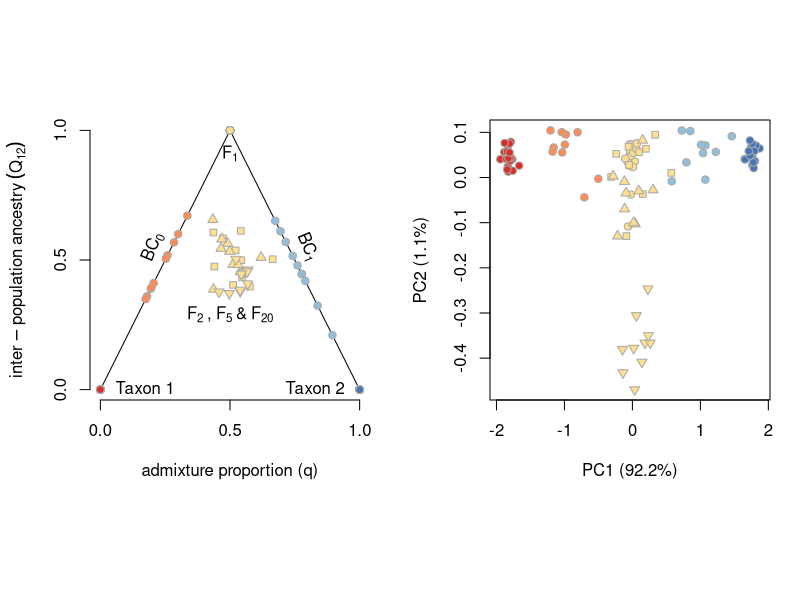

Reproduce this figure in R.
## ---- chunk 1
make.map<- function(nloci,nchr){
  start.chr<-seq(1,nloci,nloci/nchr)
  end.chr<-seq(nloci/nchr,nloci,nloci/nchr)
  locusids<- paste(rep(1:nchr,each=nloci/nchr),rep(1:(nloci/nchr),times=nchr),sep=":")
  list(nchr=nchr,lociperchr= nloci/nchr, startchr=start.chr, endchr=end.chr, locusids=locusids)
}
## ---- chunk 2
sim.afreq<- function(alpha, fst, nloci){
  sim.pi <- rbeta(nloci, alpha, alpha)
  sim.pi[sim.pi==1] <- 0.9999999
  sim.pi[sim.pi==0] <- 0.0000001

  sim.p <- matrix(nrow=nloci, ncol=2) # 2 clusters <<<< ---- note we are only considering k=2
  for(k in 1:2){
    sim.p[,k] <- rbeta(nloci,
                       shape1 = sim.pi     * (-1 + 1/fst),
                       shape2 = (1-sim.pi) * (-1 + 1/fst))
  }

  sim.p[sim.p>0.9999999] <- 0.9999999
  sim.p[sim.p<0.0000001] <- 0.0000001

  return(list(pi=sim.pi, p=sim.p))
}
## ---- chunk 3
sam.parentals<- function(afreq,nparind){
  nloci <- dim(afreq)[1]
  # genotypes
  par0.g<-array(dim=c(nloci,nparind,2))#,dimnames=c("locus","ind","copy"))
  par1.g<-array(dim=c(nloci,nparind,2))#,dimnames=c("locus","ind","copy"))
  F1.g<-array(dim=c(nloci,nparind,2))#,dimnames=c("locus","ind","copy"))

  par0.g[,,1]<- matrix(rbinom(nloci*nparind, 1, prob=afreq[,1]),nrow=nloci, ncol=nparind)
  par0.g[,,2]<- matrix(rbinom(nloci*nparind, 1, prob=afreq[,1]),nrow=nloci, ncol=nparind)

  par1.g[,,1]<- matrix(rbinom(nloci*nparind, 1, prob=afreq[,2]),nrow=nloci, ncol=nparind)
  par1.g[,,2]<- matrix(rbinom(nloci*nparind, 1, prob=afreq[,2]),nrow=nloci, ncol=nparind)

  F1.g[,,1]<- matrix(rbinom(nloci*nparind, 1, prob=afreq[,1]),nrow=nloci, ncol=nparind)
  F1.g[,,2]<- matrix(rbinom(nloci*nparind, 1, prob=afreq[,2]),nrow=nloci, ncol=nparind)

  # ancestries
  par0.a<-array(data=0,dim=c(nloci,nparind,2))#,dimnames=c("locus","ind","copy"))
  par1.a<-array(data=1,dim=c(nloci,nparind,2))#,dimnames=c("locus","ind","copy"))
  F1.a<-array(dim=c(nloci,nparind,2))#,dimnames=c("locus","ind","copy"))
  F1.a[,,1]<- par0.a[,,1]
  F1.a[,,2]<- par1.a[,,1]


  return(list(par0=par0.g, par1=par1.g, F1=F1.g, par0anc=par0.a, par1anc=par1.a, F1anc=F1.a))
}
## ---- chunk 4
make.gamete<- function(genotype, ancestry, map){ # only take 1 individual[loci,copy]
  nloci<- map$nchr * map$lociperchr
  chrindex<-numeric(nloci)
  chrbreak<-map$startchr + floor(runif(n=map$nchr,min=0,max=(map$lociperchr)-1)) # crossover after 1st and before last locus on  chromosome
  gen.gamete<-numeric(nloci) # genotype
  anc.gamete<-numeric(nloci) # ancestry

  # identify crossover breakpoints
  for (chr in 1:map$nchr){
    copy<-sample(c(1,2),1) # start of chromosome block comes from first or second copy at random
    if (copy == 1) {
      chrindex[map$startchr[chr]:chrbreak[chr]]<- 1
      chrindex[(chrbreak[chr]+1):map$endchr[chr]]<- 2
    }
    else if (copy == 2){
      chrindex[map$startchr[chr]:chrbreak[chr]]<- 2
      chrindex[(chrbreak[chr]+1):map$endchr[chr]]<- 1
    }
  }
  gen.gamete[which(chrindex==1)]<- genotype[which(chrindex==1),1] # take allele from first copy
  gen.gamete[which(chrindex==2)]<- genotype[which(chrindex==2),2] # take allele from second copy

  anc.gamete[which(chrindex==1)]<- ancestry[which(chrindex==1),1] # take ancestry from first copy
  anc.gamete[which(chrindex==2)]<- ancestry[which(chrindex==2),2] # take ancestry from second copy

  return(list(gamete=gen.gamete,ancestry=anc.gamete))
}
## ---- chunk 5
make.nextgen<- function(parent1, parent2, parent1anc, parent2anc, nparind, map){
  ## take parental genotype and ancestry arrays [locus,ind,copy], number of desired progeny
  nloci <- dim(parent1)[1]
  off.g<-array(dim=c(nloci,nparind,2))#,dimnames=c("locus","ind","copy")) # genotype
  off.a<-array(dim=c(nloci,nparind,2))#,dimnames=c("locus","ind","copy")) # ancestry

  for (i in 1:nparind){
    # choose parents at random
    par1<- sample(1:dim(parent1)[2],1)
    par2<- ifelse(dim(parent2)[2]>= par1,sample((1:dim(parent2)[2])[-par1],1),sample(1:dim(parent2)[2],1)) #(-> no selfing)

    gamete1<- make.gamete(genotype=parent1[,par1,], ancestry=parent1anc[,par1,],map) # first copy from parent 1
    gamete2<- make.gamete(genotype=parent2[,par2,], ancestry=parent2anc[,par2,],map) # second copy from parent 2

    off.g[,i,1] <- gamete1$gamete
    off.g[,i,2] <- gamete2$gamete
    off.a[,i,1] <- gamete1$ancestry
    off.a[,i,2] <- gamete2$ancestry
  }
  return(list(gen=off.g,anc=off.a))
}
## ---- chunk 6
require(RColorBrewer)

runsim<-function(){
  nlocikeep<- 1000
  nloci<- nlocikeep*10
  ## simulate more loci than kept for output, to ensure equal number
  ## of loci among simulations after filtering loci based on minor
  ## allele frequency (maf)

  nchr<- 10
  alpha<- 0.8
  fst<- 0.5
  maf<- 0.05
  nindparents<- 50 # 100
  nindnextgen<- 50  #  50

  ##-------------------
  ## specify number of moms, dads, and reference samples from each category
  ## "BC0" is F1 x par0;  "BC1" is F1 x par1
  categories<- c("par0","par1","F1","F2","F5","F20","BC0","BC1")
  catrefs<- c(20,20,20,10,10,10,10,10)
  ids<-rep(categories, catrefs)
  tmpcols<-brewer.pal(7, "RdYlBu")
  cols<-rep(c(tmpcols[1], tmpcols[7], tmpcols[3], tmpcols[3], tmpcols[3], tmpcols[3], tmpcols[2], tmpcols[6]), catrefs)
  symbols<-rep(c(21,21,21,22,24,25,21,21), catrefs)
  nrefs<- sum(catrefs)

  map<- make.map(nloci,nchr)
  allelefreq<- sim.afreq(alpha,fst,nloci)
  parentalsams<- sam.parentals(afreq=allelefreq$p,nparind=nindparents)
  F2<- make.nextgen(parent1=parentalsams$F1, parent2=parentalsams$F1,
                    parent1anc=parentalsams$F1anc, parent2anc=parentalsams$F1anc,
                    nparind=nindnextgen, map=map)
  BC0<- make.nextgen(parent1=parentalsams$par0, parent2=parentalsams$F1,
                     parent1anc=parentalsams$par0anc, parent2anc=parentalsams$F1anc,
                     nparind=nindnextgen, map=map)
  BC1<- make.nextgen(parent1=parentalsams$par1, parent2=parentalsams$F1,
                     parent1anc=parentalsams$par1anc, parent2anc=parentalsams$F1anc,
                     nparind=nindnextgen, map=map)

  #### make F5
  curgen<-F2
  for(i in 1:3){
      FN<- make.nextgen(parent1=curgen$gen, parent2=curgen$gen,
                        parent1anc=curgen$anc, parent2anc=curgen$anc,
                        nparind=nindnextgen, map=map)
      curgen<-FN
  }
  F5<-FN
  for(i in 1:15){
      FN<- make.nextgen(parent1=curgen$gen, parent2=curgen$gen,
                        parent1anc=curgen$anc, parent2anc=curgen$anc,
                        nparind=nindnextgen, map=map)
      curgen<-FN
  }
  F20<-FN

  ## add population reference  together
  ## (change subscripts to match cat*s above, if number of inds in each category changed)
  ## 40 par0, 40 par1, 20 F1, 10 F2, 10 F5, 10 BC0 (BC1 to parent 0) and 10 BC1

  ## genotypes (a1 is allele 1, and a2 is allele 2)
  all.genotypes.a1<- cbind(parentalsams$par0[,1:20,1],parentalsams$par1[,1:20,1],
                           parentalsams$F1[,1:20,1],
                           F2$gen[,1:10,1], F5$gen[,1:10,1], F20$gen[,1:10,1],
                           BC0$gen[,1:10,1], BC1$gen[,1:10,1])

  all.genotypes.a2<- cbind(parentalsams$par0[,1:20,2], parentalsams$par1[,1:20,2],
                           parentalsams$F1[,1:20,2],
                           F2$gen[,1:10,2], F5$gen[,1:10,2],  F20$gen[,1:10,2],
                           BC0$gen[,1:10,2], BC1$gen[,1:10,2])

  all.genotypes<- array(dim=c(dim(all.genotypes.a1),2))
  all.genotypes[,,1]<- all.genotypes.a1
  all.genotypes[,,2]<- all.genotypes.a2

  ## ancestries
  all.ancestries.a1<- cbind(parentalsams$par0anc[,1:20,1],parentalsams$par1anc[,1:20,1],
                            parentalsams$F1anc[,1:20,1],
                            F2$anc[,1:10,1], F5$anc[,1:10,1],  F20$anc[,1:10,1],
                            BC0$anc[,1:10,1], BC1$anc[,1:10,1])
  all.ancestries.a2<- cbind(parentalsams$par0anc[,1:20,2], parentalsams$par1anc[,1:20,2],
                            parentalsams$F1anc[,1:20,2],
                            F2$anc[,1:10,2], F5$anc[,1:10,2], F20$anc[,1:10,2],
                            BC0$anc[,1:10,2], BC1$anc[,1:10,2])
  all.ancestries<- array(dim=c(dim(all.ancestries.a1),2))
  all.ancestries[,,1]<- all.ancestries.a1
  all.ancestries[,,2]<- all.ancestries.a2

  ## filter loci based on minor allele frequencies across all inds
  af<-rowSums( all.genotypes[,,1] +  all.genotypes[,,2] ) /(2*nrefs) # allele frequencies in sample

  cat("   maf loci:", sum(af >= maf & af <= 1-maf), "  rare loci:",
      sum(af < maf | af > 1-maf), fill=T)

  keep.maf<- sort(sample( which(af >= maf & af <= 1-maf), nlocikeep))
  keep.rare<- sort(sample( which(af < maf | af > 1-maf), nlocikeep))

  ## true intra-source ancestry (q; only for loci in keep.maf), mean ancestry
  anc.pointest.maf<- colSums(all.ancestries[keep.maf,,1] + all.ancestries[keep.maf,,2]) /
    (length(keep.maf)*2)
  anc.pointest.rare<- colSums(all.ancestries[keep.rare,,1] + all.ancestries[keep.rare,,2]) /
    (length(keep.rare)*2)

  ## true inter-source ancestry (Q12; only for loci in keep.maf)
  het.maf <- apply(all.ancestries[keep.maf,,1]+all.ancestries[keep.maf,,2], 2, function(x) sum(x==1)) / length(keep.maf)
  het.rare <- apply(all.ancestries[keep.rare,,1]+all.ancestries[keep.rare,,2], 2, function(x) sum(x==1)) / length(keep.rare)


  return( list(ids=ids, cols=cols, symbols=symbols, anc.maf=anc.pointest.maf, anc.rare=anc.pointest.rare,
               het.maf=het.maf, het.rare=het.rare, geno.maf=all.genotypes[keep.maf,,],
               geno.rare=all.genotypes[keep.rare,,]))
}
## ---- chunk 7
tmp<-runsim()

do.pca<-function(gmat, write.gcov=FALSE, inds=""){
    gmn<-apply(gmat,1,mean, na.rm=T)
    gmnmat<-matrix(gmn,nrow=nrow(gmat),ncol=ncol(gmat))
    gprime<-gmat-gmnmat ## remove mean (i.e., center)

    gcovarmat<-matrix(NA,nrow=ncol(gmat),ncol=ncol(gmat))
    for(i in 1:ncol(gmat)){
        for(j in i:ncol(gmat)){
            if (i==j){
                gcovarmat[i,j]<-cov(gprime[,i],gprime[,j], use="pairwise.complete.obs")
            }
            else{
                gcovarmat[i,j]<-cov(gprime[,i],gprime[,j], use="pairwise.complete.obs")
                gcovarmat[j,i]<-gcovarmat[i,j]
            }
        }
    }
    if(write.gcov==TRUE){
        inds<-ifelse(inds == "", paste("i", 1:ncol(gmat)), inds)
        write.table(round(gcovarmat,5),file="gcovarmat.txt",
                    quote=F,row.names=F,col.names=inds)
    }
    prcomp(x=gcovarmat,center=TRUE,scale=FALSE)
}
## ---- chunk 8
pca.result<-do.pca(tmp$geno.maf[,,1]  + tmp$geno.maf[,,2])
pcSummary<-summary(pca.result)


par(mar=c(4.5,4.5,0.5,1.5), pty="s", mfrow=c(1,2))
plot(tmp$anc.maf, tmp$het.maf, xlab="admixture proportion (q)",
     ylab=expression(inter-population ~ ancestry ~ (Q[12])), type="n", axes=F)
axis(1, at=c(0,0.5,1))
axis(2, at=c(0,0.5,1))
lines(c(0,0.5,1), c(0,1,0))
points(tmp$anc.maf, tmp$het.maf, col="darkgray", bg=tmp$cols, pch=tmp$symbols)
text(0.02, 0, "Taxon 1", pos=4)
text(0.98, 0, "Taxon 2", pos=2)
text(0.5, 0.97, expression(F[1]), pos=1)
text(0.23, 0.5, expression(BC[0]), pos=3, srt=67.5)
text(0.77, 0.5, expression(BC[1]), pos=3, srt=-67.5)
text(0.5, 0.35, expression(F[2] ~ "," ~ F[5] ~ "&" ~ F[20]), pos=1)

plot(pca.result$x[,'PC1'], pca.result$x[,'PC2'],
     col="darkgray", bg=tmp$cols, pch=tmp$symbols,
     xlab=paste("PC1 (", round(pcSummary$importance[2,1]*100, 1), "%)", sep=""),
     ylab=paste("PC2 (", round(pcSummary$importance[2,2]*100, 1), "%)", sep=""))

dev.print(pdf, "qQ_PCA.pdf", width=8, height=4.5)


